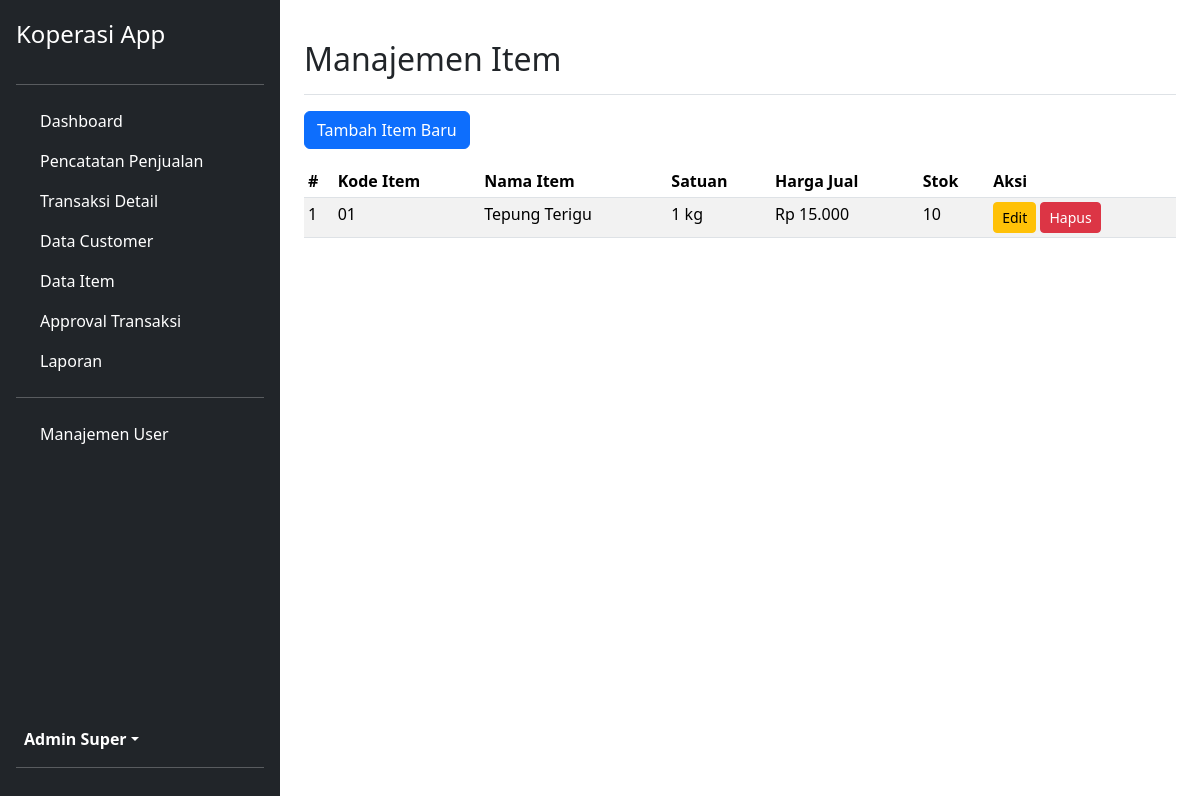
The app's page /admin/modules/item/data.php (signed in) with its own data.
### tables this page shows
CREATE TABLE `item` (
  `id_item` int(11) NOT NULL,
  `kode_item` varchar(50) NOT NULL,
  `nama_item` varchar(255) NOT NULL,
  `satuan` varchar(50) NOT NULL,
  `harga_jual` decimal(10,2) NOT NULL,
  `stok` int(11) NOT NULL DEFAULT 0
);

### admin/modules/item/data.php (the view, shortened to what this page needs)
<?php
include '../../templates/header.php';
include '../../templates/sidebar.php';
$stmt = $pdo->query("SELECT * FROM item ORDER BY nama_item ASC");
$items = $stmt->fetchAll(PDO::FETCH_ASSOC);
?>
<div class="d-flex justify-content-between flex-wrap flex-md-nowrap align-items-center pt-3 pb-2 mb-3 border-bottom">
    <h1 class="h2">Manajemen Item</h1>
</div>
<a href="tambah.php" class="btn btn-primary mb-3">Tambah Item Baru</a>
<div class="table-responsive">
    <table class="table table-striped table-sm">
        <thead>
            <tr>
                <th scope="col">#</th>
                <th scope="col">Kode Item</th>
                <th scope="col">Nama Item</th>
                <th scope="col">Satuan</th>
                <th scope="col">Harga Jual</th>
                <th scope="col">Stok</th>
                <th scope="col">Aksi</th>
            </tr>
        </thead>
        <tbody>
            <?php if (count($items) > 0): ?>
                <?php $no = 1; foreach ($items as $item): ?>
                <tr>
                    <td><?= $no++; ?></td>
                    <td><?= htmlspecialchars($item['kode_item']); ?></td>
                    <td><?= htmlspecialchars($item['nama_item']); ?></td>
                    <td><?= htmlspecialchars($item['satuan']); ?></td>
                    <td>Rp <?= number_format($item['harga_jual'], 0, ',', '.'); ?></td>
                    <td><?= htmlspecialchars($item['stok']); ?></td>
                    <td>
                        <a href="edit.php?id=<?= $item['id_item']; ?>" class="btn btn-warning btn-sm">Edit</a>
                        <a href="proses.php?action=hapus&id=<?= $item['id_item']; ?>" class="btn btn-danger btn-sm" onclick="return confirm('Apakah Anda yakin ingin menghapus item ini?');">Hapus</a>
                    </td>
                </tr>
                <?php endforeach; ?>
            <?php else: ?>
                <tr>
                    <td colspan="7" class="text-center">Belum ada data item.</td>
                </tr>
            <?php endif; ?>
        </tbody>
    </table>
</div>
<?php
include '../../templates/footer.php';
?>

### records on screen
item: kode_item "01", nama_item "Tepung Terigu", satuan "1 kg", harga_jual "15.000", stok "10"

### other values on screen
$_SESSION['nama_lengkap'] "Admin Super"
